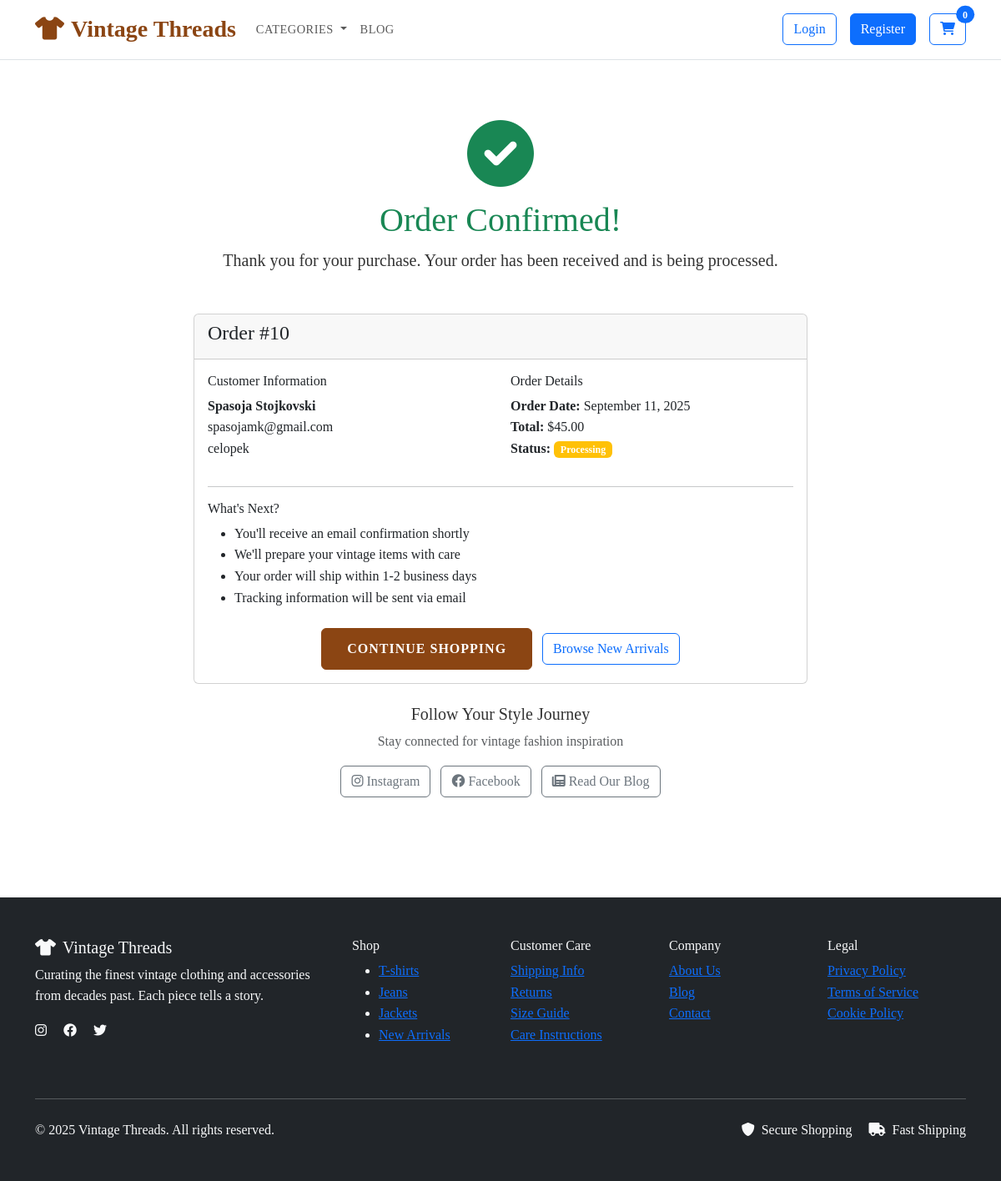
/VintageThreads/order-success.php?token=c5e6fe58fc9d745e54558fda36a941dc, run on the app's committed database.
### tables this page shows
CREATE TABLE `orders` (
  `id` int(11) NOT NULL,
  `customer_name` varchar(255) NOT NULL,
  `customer_email` varchar(255) NOT NULL,
  `customer_number` varchar(20) DEFAULT NULL,
  `customer_address` text NOT NULL,
  `customer_city` varchar(100) NOT NULL,
  `customer_postal_code` varchar(20) NOT NULL,
  `total_amount` decimal(10,2) NOT NULL,
  `status` enum('pending','paid','shipped','completed','cancelled') DEFAULT 'pending',
  `order_token` varchar(64) NOT NULL,
  `created_at` timestamp NOT NULL DEFAULT current_timestamp()
);

### VintageThreads/includes/functions.php (called while the page is built, shortened)
<?php
function format_price($price, $currency = 'USD') {
    $symbols = [
        'USD' => '$',
        'EUR' => '€',
        'GBP' => '£',
        'CAD' => 'C$',
        'AUD' => 'A$'
    ];
    $symbol = $symbols[$currency] ?? '$';
    return $symbol . number_format($price, 2);
}
?>

### VintageThreads/order-success.php (the view, shortened to what this page needs)
<?php
require_once 'includes/header.php';
$token = $_GET['token'] ?? null;
$stmt = $pdo->prepare("SELECT * FROM orders WHERE order_token = ?");
$stmt->execute([$token]);
$order = $stmt->fetch();
$currency = '$';
?>
<div class="container py-5">
    <div class="row justify-content-center">
        <div class="col-lg-8">
            <div class="text-center mb-5">
                <i class="fas fa-check-circle fa-5x text-success mb-3"></i>
                <h1 class="text-success">Order Confirmed!</h1>
                <p class="lead">Thank you for your purchase. Your order has been received and is being processed.</p>
            </div>
            <div class="card">
                <div class="card-header">
                    <h4>Order #<?php echo $order['id']; ?></h4>
                </div>
                <div class="card-body">
                    <div class="row">
                        <div class="col-md-6">
                            <h6>Customer Information</h6>
                            <p>
                                <strong><?php echo htmlspecialchars($order['customer_name']); ?></strong><br>
                                <?php echo htmlspecialchars($order['customer_email']); ?><br>
                                <?php echo nl2br(htmlspecialchars($order['customer_address'])); ?>
                            </p>
                        </div>
                        <div class="col-md-6">
                            <h6>Order Details</h6>
                            <p>
                                <strong>Order Date:</strong> <?php echo date('F j, Y', strtotime($order['created_at'])); ?><br>
                                <strong>Total:</strong> <?php echo format_price($order['total_amount'], $currency); ?><br>
                                <strong>Status:</strong> <span class="badge bg-warning">Processing</span>
                            </p>
                        </div>
                    </div>
                    <hr>
                    <h6>What's Next?</h6>
                    <ul>
                        <li>You'll receive an email confirmation shortly</li>
                        <li>We'll prepare your vintage items with care</li>
                        <li>Your order will ship within 1-2 business days</li>
                        <li>Tracking information will be sent via email</li>
                    </ul>
                    <div class="text-center mt-4">
                        <a href="index.php" class="btn btn-vintage me-2">Continue Shopping</a>
                        <a href="category.php?slug=new-arrivals" class="btn btn-outline-primary">Browse New Arrivals</a>
                    </div>
                </div>
            </div>
            <div class="text-center mt-4">
                <h5>Follow Your Style Journey</h5>
                <p class="text-muted">Stay connected for vintage fashion inspiration</p>
                <div class="social-links">
                    <a href="#" class="btn btn-outline-secondary me-2">
                        <i class="fab fa-instagram"></i> Instagram
                    </a>
                    <a href="#" class="btn btn-outline-secondary me-2">
                        <i class="fab fa-facebook"></i> Facebook
                    </a>
                    <a href="blog.php" class="btn btn-outline-secondary">
                        <i class="fas fa-newspaper"></i> Read Our Blog
                    </a>
                </div>
            </div>
        </div>
    </div>
</div>
<?php require_once 'includes/footer.php'; ?>

### VintageThreads/assets/css/style.css (style rules this page uses)
:root { --vintage-brown: #8B4513; --vintage-cream: #F5F5DC; --vintage-gold: #DAA520; --vintage-green: #556B2F; --vintage-navy: #2F4F4F; }
body { font-family: 'Georgia', serif; line-height: 1.6; color: #333; }
.btn-vintage { background-color: var(--vintage-brown); border-color: var(--vintage-brown); color: white; padding: 12px 30px; font-weight: bold; text-transform: uppercase; letter-spacing: 1px; transition: all 0.3s ease; }

### data on the page
orders: id "10", customer_name "Spasoja Stojkovski", customer_email "spasojamk@gmail.com", customer_address "celopek", created_at "September 11, 2025", total_amount "$45.00"
